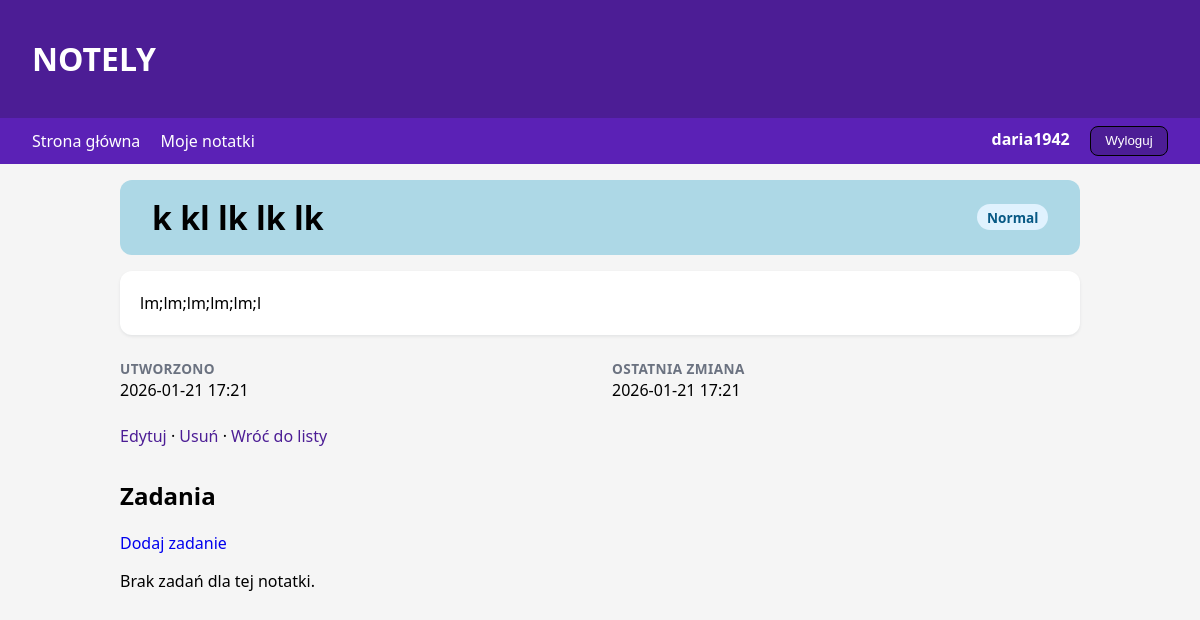
/notes/17/ (signed in), run on the app's committed database.
### blog/models.py (models this page shows, shortened)
class Note(models.Model):
    PRIORITY_CHOICES = [
        (1, 'Low'),
        (2, 'Normal'),
        (3, 'High'),
    ]
    title = models.CharField(max_length=200)
    content = models.TextField()
    priority = models.IntegerField(choices=PRIORITY_CHOICES, default=2)
    is_pinned = models.BooleanField(default=False)
    due_date = models.DateField(null=True, blank=True)
    created_at = models.DateTimeField(auto_now_add=True) # automatycznie ustawiana
    updated_at = models.DateTimeField(auto_now=True) # automatycznie ustawiana
    owner = models.ForeignKey(User, on_delete=models.CASCADE, related_name='notes')
    category = models.ForeignKey(Category, on_delete=models.SET_NULL, null=True, blank=True, related_name='notes')

### blog/views.py (the view)
# urls.py: path('notes/<int:pk>/', views.note_detail, name='note_detail'),
@login_required
def note_detail(request, pk):
    note = get_object_or_404(Note, pk=pk, owner=request.user)
    return render(request, 'blog/note_detail.html', {'note': note})

### templates/blog/note_detail.html (shortened to what this page needs)
{% extends "base.html" %}
{% block content %}
<section class="note-detail">
    <header class="note-detail-header">
        <h1>{{ note.title }}</h1>
        <span class="note-priority note-priority-{{ note.priority }}">
            {{ note.get_priority_display }}
        </span>
    </header>
    <div class="note-content-box">
        {{ note.content|linebreaksbr }}
    </div>
    <dl class="note-grid">
        <div>
            <dt>Utworzono</dt>
            <dd>{{ note.created_at|date:"Y-m-d H:i" }}</dd>
        </div>
        <div>
            <dt>Ostatnia zmiana</dt>
            <dd>{{ note.updated_at|date:"Y-m-d H:i" }}</dd>
        </div>
    </dl>
    <p class="note-actions">
        <a href="{% url 'blog:note_update' note.pk %}">Edytuj</a> ·
        <a href="{% url 'blog:note_delete' note.pk %}">Usuń</a> ·
        <a href="{% url 'blog:note_list' %}">Wróć do listy</a>
    </p>
    <section class="note-tasks">
        <h2>Zadania</h2>
        <p><a href="{% url 'blog:task_add' note.pk %}">Dodaj zadanie</a></p>
        {% if note.tasks.exists %}
            <ul>
                {% for task in note.tasks.all %}
                    <li>
                        <form action="{% url 'blog:task_toggle_done' task.pk %}"
                              method="post" style="display:inline;">
                            {% csrf_token %}
                            <button type="submit" class="task-toggle">
                                {% if task.is_done %}✅{% else %}⬜{% endif %}
                            </button>
                        </form>
                        <span class="{% if task.is_done %}task-done{% endif %}">
                            {{ task.title }}
                        </span>
                    </li>
                {% endfor %}
            </ul>
        {% else %}
            <p>Brak zadań dla tej notatki.</p>
        {% endif %}
    </section>
</section>
{% endblock %}

### templates/base.html (shortened to what this page needs)
{% load static %}
<!DOCTYPE html>
<html lang="pl">
<head>
    <link rel="stylesheet" href="{% static 'css/styles.css' %}">
</head>
<body>
<header class="site-header">
    <h1 class="app-title"><a href="{% url 'blog:home' %}">NOTELY</a></h1>
</header>
<nav class="main-nav">
    <div class="nav-left">
        <a href="{% url 'blog:home' %}">Strona główna</a>
        <a href="{% url 'blog:note_list' %}">Moje notatki</a>
    </div>
    <div class="nav-right">
        {% if user.is_authenticated %}
            <span class="nav-username">{{ user.username }}</span>
            <form action="{% url 'logout' %}" method="post" style="display:inline;">
                <button type="submit" class="btn">Wyloguj</button>
            </form>
        {% else %}
            <a href="{% url 'login' %}">Logowanie</a>
            <a href="{% url 'blog:register' %}">Rejestracja</a>
        {% endif %}
    </div>
</nav>
<main>
    {% block content %}{% endblock %}
</main>
</body>
</html>

### static/css/styles.css (style rules this page uses)
body { font-family: system-ui, -apple-system, BlinkMacSystemFont, "Segoe UI", sans-serif; margin: 0; padding: 0; background: #f5f5f5; }
a { text-decoration: none; }
header { background: #ADD8E6; color: black; padding: 1rem 2rem; display: flex; justify-content: space-between; align-items: center; }
.site-header { background: #4c1d95; color: white; padding: 1rem 2rem; }
.app-title a { color: white; text-decoration: none; }
.main-nav { background: #5b21b6; color: white; padding: 0.5rem 2rem; display: flex; justify-content: space-between; align-items: center; }
.main-nav a { color: white; margin-right: 1rem; text-decoration: none; }
.nav-username { margin-right: 1rem; font-weight: 600; }
main { padding: 1rem 2rem; }
.note-priority { padding: 0.2rem 0.6rem; border-radius: 2rem; font-size: 0.85rem; font-weight: 600; }
.note-priority-2 { background: #e0f2fe; color: #075985; }
.note-detail { max-width: 60rem; margin: 0 auto; }
.note-content-box { background: white; padding: 1rem 1.25rem; border-radius: 0.75rem; box-shadow: 0 0.1rem 0.2rem rgba(15, 23, 42, 0.08); margin-bottom: 1.5rem; line-height: 2; }
.note-detail-header { display: flex; justify-content: space-between; align-items: center; gap: 1rem; margin-bottom: 1rem; border-radius: 0.75rem; }
.note-detail-header h1 { margin: 0; font-size: 2rem; }
.note-grid { display: grid; grid-template-columns: repeat(auto-fit, minmax(180px, 1fr)); gap: 0.75rem 1.5rem; margin: 0 0 1.5rem; }
.note-grid dt { font-weight: 600; font-size: 0.85rem; text-transform: uppercase; letter-spacing: 0.03em; color: #6b7280; }
.note-grid dd { margin: 0.1rem 0 0; }
.note-actions { margin-bottom: 2rem; }
.note-actions a { text-decoration: none; color: #4c1d95; }
.btn { display: inline-block; padding: 0.4rem 0.9rem; background: #4c1d95; color: white; border: 1px solid black; border-radius: 0.5rem; text-decoration: none; cursor: pointer; }

### data on the page
Note: title "k kl lk lk lk", priority "Normal", content "lm;lm;lm;lm;lm;l", created_at "2026-01-21 17:21", updated_at "2026-01-21 17:21"

### other printed values
{{ user.username }} "daria1942"
